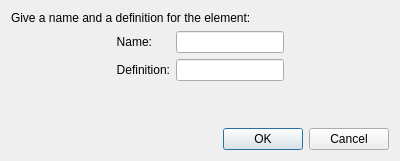
<?xml version="1.0" encoding="UTF-8"?>
<ui version="4.0">
 <class>PredefinedRulesDescriptor</class>
 <widget class="QDialog" name="PredefinedRulesDescriptor">
  <property name="geometry">
   <rect>
    <x>0</x>
    <y>0</y>
    <width>400</width>
    <height>161</height>
   </rect>
  </property>
  <property name="windowTitle">
   <string>Dialog</string>
  </property>
  <layout class="QVBoxLayout" name="verticalLayout">
   <item>
    <widget class="QLabel" name="label_3">
     <property name="text">
      <string>Give a name and a definition for the element:</string>
     </property>
    </widget>
   </item>
   <item>
    <layout class="QHBoxLayout" name="horizontalLayout">
     <item>
      <spacer name="horizontalSpacer">
       <property name="orientation">
        <enum>Qt::Horizontal</enum>
       </property>
       <property name="sizeHint" stdset="0">
        <size>
         <width>40</width>
         <height>20</height>
        </size>
       </property>
      </spacer>
     </item>
     <item>
      <layout class="QFormLayout" name="formLayout">
       <item row="0" column="0">
        <widget class="QLabel" name="label">
         <property name="text">
          <string>Name:</string>
         </property>
         <property name="alignment">
          <set>Qt::AlignRight|Qt::AlignTrailing|Qt::AlignVCenter</set>
         </property>
        </widget>
       </item>
       <item row="0" column="1">
        <widget class="QLineEdit" name="name"/>
       </item>
       <item row="1" column="0">
        <widget class="QLabel" name="label_2">
         <property name="text">
          <string>Definition:</string>
         </property>
         <property name="alignment">
          <set>Qt::AlignRight|Qt::AlignTrailing|Qt::AlignVCenter</set>
         </property>
        </widget>
       </item>
       <item row="1" column="1">
        <widget class="QLineEdit" name="description"/>
       </item>
      </layout>
     </item>
     <item>
      <spacer name="horizontalSpacer_2">
       <property name="orientation">
        <enum>Qt::Horizontal</enum>
       </property>
       <property name="sizeHint" stdset="0">
        <size>
         <width>40</width>
         <height>20</height>
        </size>
       </property>
      </spacer>
     </item>
    </layout>
   </item>
   <item>
    <spacer name="verticalSpacer">
     <property name="orientation">
      <enum>Qt::Vertical</enum>
     </property>
     <property name="sizeHint" stdset="0">
      <size>
       <width>20</width>
       <height>27</height>
      </size>
     </property>
    </spacer>
   </item>
   <item>
    <widget class="QDialogButtonBox" name="buttonBox">
     <property name="orientation">
      <enum>Qt::Horizontal</enum>
     </property>
     <property name="standardButtons">
      <set>QDialogButtonBox::Cancel|QDialogButtonBox::Ok</set>
     </property>
     <property name="centerButtons">
      <bool>false</bool>
     </property>
    </widget>
   </item>
  </layout>
 </widget>
 <resources/>
 <connections>
  <connection>
   <sender>buttonBox</sender>
   <signal>accepted()</signal>
   <receiver>PredefinedRulesDescriptor</receiver>
   <slot>accept()</slot>
   <hints>
    <hint type="sourcelabel">
     <x>248</x>
     <y>254</y>
    </hint>
    <hint type="destinationlabel">
     <x>157</x>
     <y>274</y>
    </hint>
   </hints>
  </connection>
  <connection>
   <sender>buttonBox</sender>
   <signal>rejected()</signal>
   <receiver>PredefinedRulesDescriptor</receiver>
   <slot>reject()</slot>
   <hints>
    <hint type="sourcelabel">
     <x>316</x>
     <y>260</y>
    </hint>
    <hint type="destinationlabel">
     <x>286</x>
     <y>274</y>
    </hint>
   </hints>
  </connection>
 </connections>
</ui>
